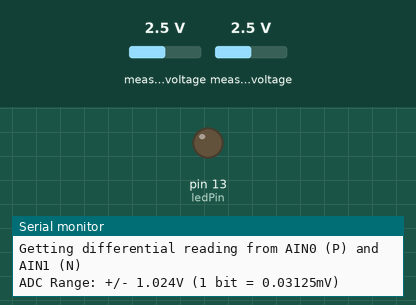
This sketch was run on a simulated Arduino Uno, built with avr-gcc and run on an emulated ATmega328P. Shown: output pins drawn as LEDs (lit = HIGH), the last lines printed to the serial monitor. The test bench sets the inputs (shaded band); at power-on: measured voltage 2.5 V. The local clock reads 2024-03-15 10:24:30 at power-on unless the sketch sets it; storage starts empty.

Above: at 3.1 s.
At 8.6 s:
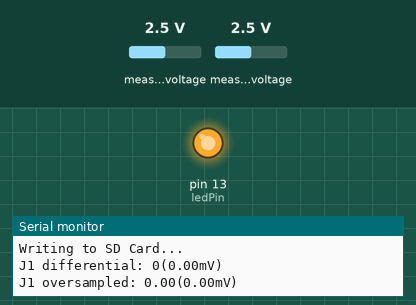
Timing chart, 0 to 13.2 s (numbered marks = the images above):
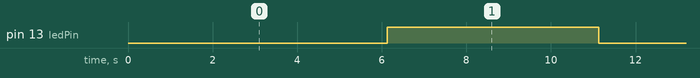

Measured:
- by itself, pin 13 (ledPin): alternates HIGH for 5.0 s and LOW for 5.0 s

The sketch:

test-oversample.ino
```cpp
//edits: 12/13/2022 fixed subtraction error with J4 oversampling calculation and create .csv not .txt

#include <SPI.h>
#include <SD.h>
#include <Wire.h>
#include "RTClib.h"
#include "SdFat.h"
#include <Adafruit_ADS1X15.h> //ADC

#define FILE_NAME "over_raw.csv" //KEEP THIS AT OR UNDER 8 CHARACTERS DUMMY
#define ADS1115_GAIN 0.03125

RTC_DS3231 rtc; //construct RTC
Adafruit_ADS1015 ads1015;  // Construct an ads1015
Adafruit_ADS1115 ads1115;  // Construct an ads1115

File datafile;

const int ledPin = LED_BUILTIN;
int ledState = LOW;             // ledState used to set the LED
unsigned long previousMillis = 0;     // will store last time time was updated
const long interval = 5000;           // interval at which to perform function (milliseconds)

//int delayTime = 9500; //take a reading every X/1000 seconds (plus delayBlink time)
//int delayBlink = 250; //blink on/off every X/1000 seconds
int sampleRate = 64;

//set variables for oversampling
float average_samples_one;
int over_samples_one;
float sum_samples_one;

// set rtc date and time timestamp to sd card
void dateTime(uint16_t* date, uint16_t* time) {
  DateTime now = rtc.now();

  // return date using FAT_DATE macro to format fields
  *date = FAT_DATE(now.year(), now.month(), now.day());

  // return time using FAT_TIME macro to format fields
  *time = FAT_TIME(now.hour(), now.minute(), now.second());
}


void setup()
{
  // initialize digital pin 13 AKA LED_BUILTIN as an output (blink)
  pinMode(LED_BUILTIN, OUTPUT);
  Serial.begin(9600);
  while (!Serial) {
    ; // wait for serial port to connect. Needed for native USB port only
  }

  Serial.print("Initializing SD card...");

  // setup SD card
  if (!SD.begin(4)) {
    Serial.println("sd card initialization failed!");
    while (1);
  }
  Serial.println("sd card initialization done.");

  // If file already exists, don't add a header. If it doesn't exist, then write a header.
  if (SD.exists(FILE_NAME)) {
    Serial.println("File exists, opening file...");
  } else {
    Serial.println("File doesn't exist, creating file and adding header");
    Serial.println("Opening file...");
    datafile = SD.open(FILE_NAME, FILE_WRITE);
    Serial.println("Writing header...");
    datafile.println("Date,Time,J1 (mV)");
    datafile.close();
    Serial.println("done.");
  }

  // setup RTC module
  //rtc.begin(0x68); RTC address is 0x68
  if (! rtc.begin()) {
    Serial.println("Couldn't find RTC");
    Serial.flush();
    while (1) delay(10);
  }

  // RUN THIS FIRST TIME to set the time on the RTC, then comment out and re-upload to avoid re-setting time to compilation date and time each time
  //rtc.adjust(DateTime(F(__DATE__), F(__TIME__)));

  if (rtc.lostPower()) {
    Serial.println("RTC lost power, let's set the time!");
    // When time needs to be set on a new device, or after a power loss, the following line sets the RTC to the date & time this sketch was compiled
    rtc.adjust(DateTime(F(__DATE__), F(__TIME__)));
  }

  //                                                                ADS1015  ADS1115
  //                                                                -------  -------
  // ads.setGain(GAIN_TWOTHIRDS);  // 2/3x gain +/- 6.144V  1 bit = 3mV      0.1875mV (default)
  // ads.setGain(GAIN_ONE);        // 1x gain   +/- 4.096V  1 bit = 2mV      0.125mV
  // ads.setGain(GAIN_TWO);        // 2x gain   +/- 2.048V  1 bit = 1mV      0.0625mV
  // ads.setGain(GAIN_FOUR);       // 4x gain   +/- 1.024V  1 bit = 0.5mV    0.03125mV
  // ads.setGain(GAIN_EIGHT);      // 8x gain   +/- 0.512V  1 bit = 0.25mV   0.015625mV
  // ads.setGain(GAIN_SIXTEEN);    // 16x gain  +/- 0.256V  1 bit = 0.125mV  0.0078125mV

   //Setup ADC 1115
   Serial.println("Getting differential reading from AIN0 (P) and AIN1 (N)");
   Serial.println("ADC Range: +/- 1.024V (1 bit = 0.03125mV)");
   ads1115.setGain(GAIN_FOUR); //set Gain for ADC 1115
   ads1115.begin(0x49);  // Initialize ads1115 at address 0x49
   ///12.288 / 65536 *1000
}

void loop()
{
  unsigned long currentMillis = millis();
  if (currentMillis - previousMillis >= interval) {
      previousMillis = currentMillis; // save the last time you took reading

  DateTime now = rtc.now();
    //date
    Serial.print(now.year(), DEC);
    Serial.print('/');
    Serial.print(now.month(), DEC);
    Serial.print('/');
    Serial.print(now.day(), DEC);
    Serial.print(", ");
    //time
    Serial.print(now.hour(), DEC);
    Serial.print(':');
    Serial.print(now.minute(), DEC);
    Serial.print(':');
    Serial.print(now.second(), DEC);
    Serial.println();

  // Set file date and time on sd card ("last modified")
  SdFile::dateTimeCallback(dateTime);

  // open the file. note that only one file can be open at a time,
  // so you have to close this one before opening another.
  datafile = SD.open(FILE_NAME, FILE_WRITE);

  // if the file opened okay, write to it:
  if (datafile){
    Serial.println("Writing to SD Card...");
    //date
    datafile.print(now.year(), DEC);
    datafile.print('/');
    datafile.print(now.month(), DEC);
    datafile.print('/');
    datafile.print(now.day(), DEC);
    datafile.print(',');
    //time
    datafile.print(now.hour(), DEC);
    datafile.print(':');
    datafile.print(now.minute(), DEC);
    datafile.print(':');
    datafile.print(now.second(), DEC);
    datafile.print(',');

    // Read ADC1115 inputs
    int16_t adc2_diff;
    adc2_diff = ads1115.readADC_Differential_0_1();
    Serial.print("J1 differential: "); Serial.print(adc2_diff); Serial.print("("); Serial.print(adc2_diff * ADS1115_GAIN); Serial.println("mV)");

    // Oversampling J1+
    over_samples_one = sampleRate;
    sum_samples_one = 0;
    for(int i = 0; i < over_samples_one; i++){
      int a = ads1115.readADC_Differential_0_1();
      //Serial.print(a);
      datafile.print(','); datafile.print(','); datafile.print(a * ADS1115_GAIN); datafile.print(','); datafile.println(sampleRate);
      sum_samples_one += a;
    }
    average_samples_one = sum_samples_one / over_samples_one;

    Serial.print("J1 oversampled: "); Serial.print(average_samples_one); Serial.print("("); Serial.print(average_samples_one * ADS1115_GAIN); Serial.println("mV)");

    // Write ADC inputs
    //datafile.print(adc2_diff * ADS1115_GAIN); datafile.print(','); //J1+
    //datafile.print(average_samples_one * ADS1115_GAIN); datafile.print(','); //J1+ oversampled

    // close the file:
    datafile.close();
  } else {
    // if the file didn't open, print an error:
    Serial.println("error writing to file");
  }

  // if the LED is off turn it on and vice-versa:
    if (ledState == LOW) {
      ledState = HIGH;
    } else {
      ledState = LOW;
    }

    // set the LED with the ledState of the variable:
    digitalWrite(ledPin, ledState);
  }
}
```
